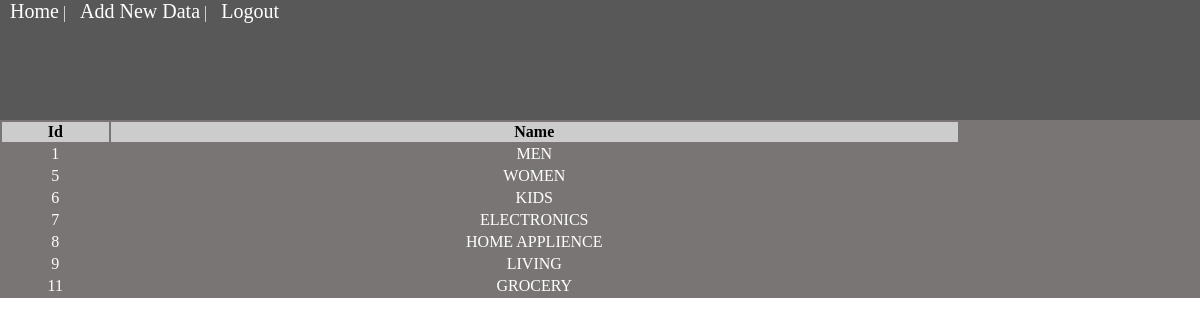
/admin/maincatview.php (signed in), run on the app's committed database.
### tables this page shows
CREATE TABLE `maincat` (
  `id` int(11) NOT NULL,
  `name` varchar(100) NOT NULL
);

### admin/maincatview.php (the view, shortened to what this page needs)
<?php
include_once("connection.php");
$result = mysqli_query($mysqli, "SELECT * FROM maincat");
?>
<html>
<head>
    <link href="adminstyle.css" rel="stylesheet" type="text/css">
</head>
<body>
    <div class="header">
	<a href="index.php">Home</a> | <a href="mainadd.php">Add New Data</a> | <a href="logout.php">Logout</a>
	<br/><br/>
	</div>
    <div class="list">
	<table width='80%' border=0>
        <tr bgcolor='#CCCCCC' color="#ffffff">
            <th><a>Id</a></th>
            <th><a>Name</a></th>
		</tr>
		<?php
		while($res = mysqli_fetch_array($result)) {
			echo "<tr>";
            echo "<td >".$res['id']."</td>";
			echo "<td>".$res['name']."</td>";
            echo "</tr>";
		}
		?>
	</table></div>
</body>
</html>

### admin/adminstyle.css (style rules this page uses)
body { margin: 0px; border: 0px; }
.header { width:100%; height:120px; background:#585858; color:#ebebeb ; }
.header a { margin-left: 10px; color:white; font-size: 20; text-decoration: none; }
.list { background: #7a7575; text-align: center; }
.list td { color:white; text-align: center; }

### data on the page
maincat: id "1", name "MEN"
maincat: id "5", name "WOMEN"
maincat: id "6", name "KIDS"
maincat: id "7", name "ELECTRONICS"
maincat: id "8", name "HOME APPLIENCE"
maincat: id "9", name "LIVING"
maincat: id "11", name "GROCERY"
